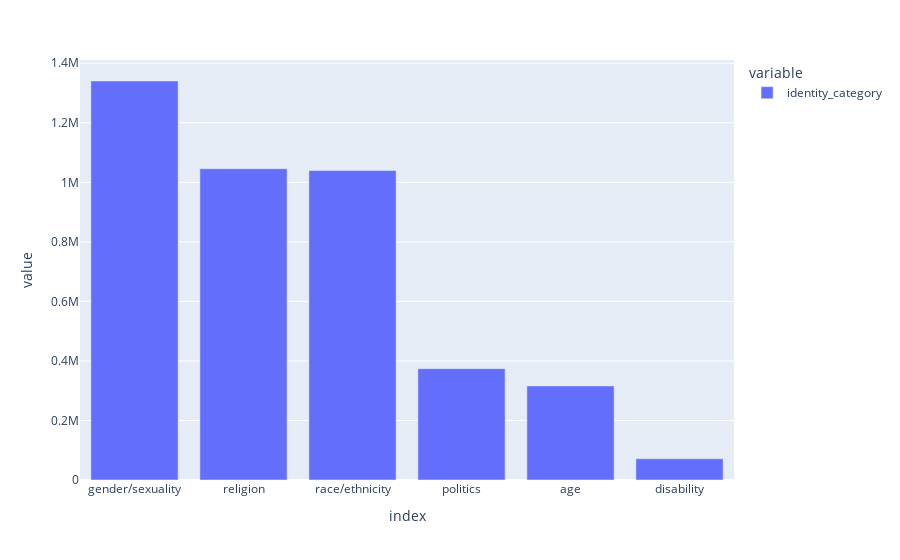

Notebook code cell kept with this figure:
### Code cell
import plotly.express as px
pd.options.plotting.backend = 'plotly'

fig = px.bar(cat_freq)
fig.show()

### Figure 1 — Plotly figure (JSON) as saved in the notebook; plotly's stock layout.template omitted (floating-point values rounded to 4 significant figures)
{"data": [{"alignmentgroup": "True", "hovertemplate": "variable=identity_category<br>index=%{x}<br>value=%{y}<extra></extra>", "legendgroup": "identity_category", "marker": {"color": "#636efa", "pattern": {"shape": ""}}, "name": "identity_category", "offsetgroup": "identity_category", "orientation": "v", "showlegend": true, "textposition": "auto", "type": "bar", "x": ["gender/sexuality", "religion", "race/ethnicity", "politics", "age", "disability"], "xaxis": "x", "y": [1340516, 1045818, 1039744, 374039, 316043, 71338], "yaxis": "y"}], "layout": {"autosize": true, "barmode": "relative", "legend": {"title": {"text": "variable"}, "tracegroupgap": 0}, "margin": {"t": 60}, "xaxis": {"anchor": "y", "autorange": true, "domain": [0, 1], "range": [-0.5, 5.5], "title": {"text": "index"}, "type": "category"}, "yaxis": {"anchor": "x", "autorange": true, "domain": [0, 1], "range": [0, 1411000.0], "title": {"text": "value"}, "type": "linear"}}}
